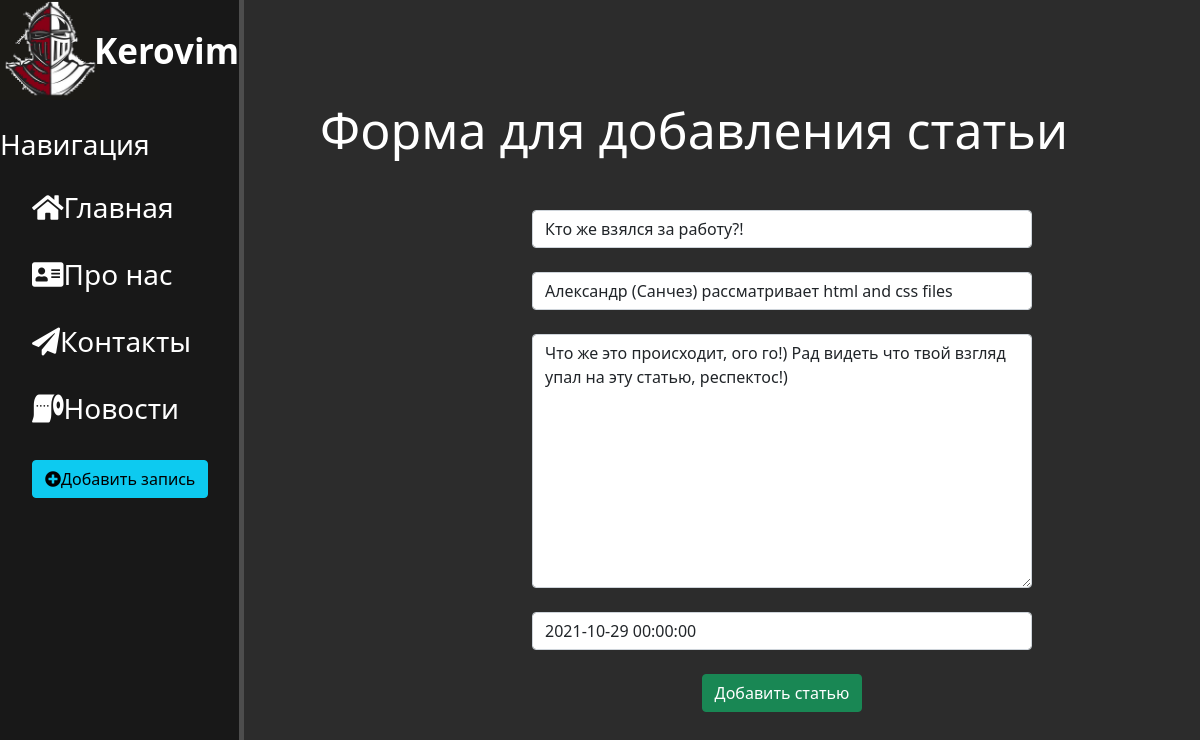
Screenshot of /news/3/update with the database file from the repository.
### news/models.py (models this page shows, shortened)
class Articles(models.Model):
    title = models.CharField('Название', max_length=80)
    anons = models.CharField('Анонс', max_length=250)
    content = models.TextField('Статья')
    date = models.DateTimeField('Дата публикации')
    class Meta:
        verbose_name = 'Новость'
        verbose_name_plural = 'Новости'

### news/views.py (the view)
# urls.py: path('<int:pk>/update', views.NewsUpdateView.as_view(), name= 'news-update'),
class NewsUpdateView(UpdateView):
    model = Articles
    template_name = 'news/create.html'
    form_class = ArticlesForm

### news/forms.py
class ArticlesForm(ModelForm):
    class Meta:
        model = Articles
        fields = ['title', 'anons', 'content', 'date']
        widgets = {
            "title": TextInput(attrs={
                'class': 'form-control',
                'placeholder': 'Название статьи'
            }),
            "anons": TextInput(attrs={
                'class': 'form-control',
                'placeholder': 'Анонс статьи'
            }),
            "date": DateTimeInput(attrs={
                'class': 'form-control',
                'placeholder': 'Дата публикации'
            }),
            "content": Textarea(attrs={
                'class': 'form-control',
                'placeholder': 'Текст статьи'
            })
        }

### news/templates/news/create.html (shortened to what this page needs)
{% extends 'mainapp/layout.html' %}
{% block content%}
    <div class="features">
        <h1>Форма для добавления статьи</h1>
        <form method="post">
            {{ form.title }}<br>
            {{ form.anons }}<br>
            {{ form.content }}<br>
            {{ form.date }}<br>
            <button class="btn btn-success" type="submit">Добавить статью</button>
        </form>
    </div>
{% endblock%}

### mainapp/static/mainapp/css/mainapp.css (style rules this page uses)
body { background: #2c2c2c; }
main .features { float:left; color: #fff; margin-top: 100px; text-align: center; width: 75%; }
main .features h1 { font-size: 50px; }
form { margin-left: 32%; width: 500px; margin-top: 50px; }

### rows the page displays
Articles: title "Кто же взялся за работу?!", anons "Александр (Санчез) рассматривает html and css files", content "Что же это происходит, ого го!) Рад видеть что твой взгляд упал на эту статью, респектос!)", date "2021-10-29 00:00:00"
